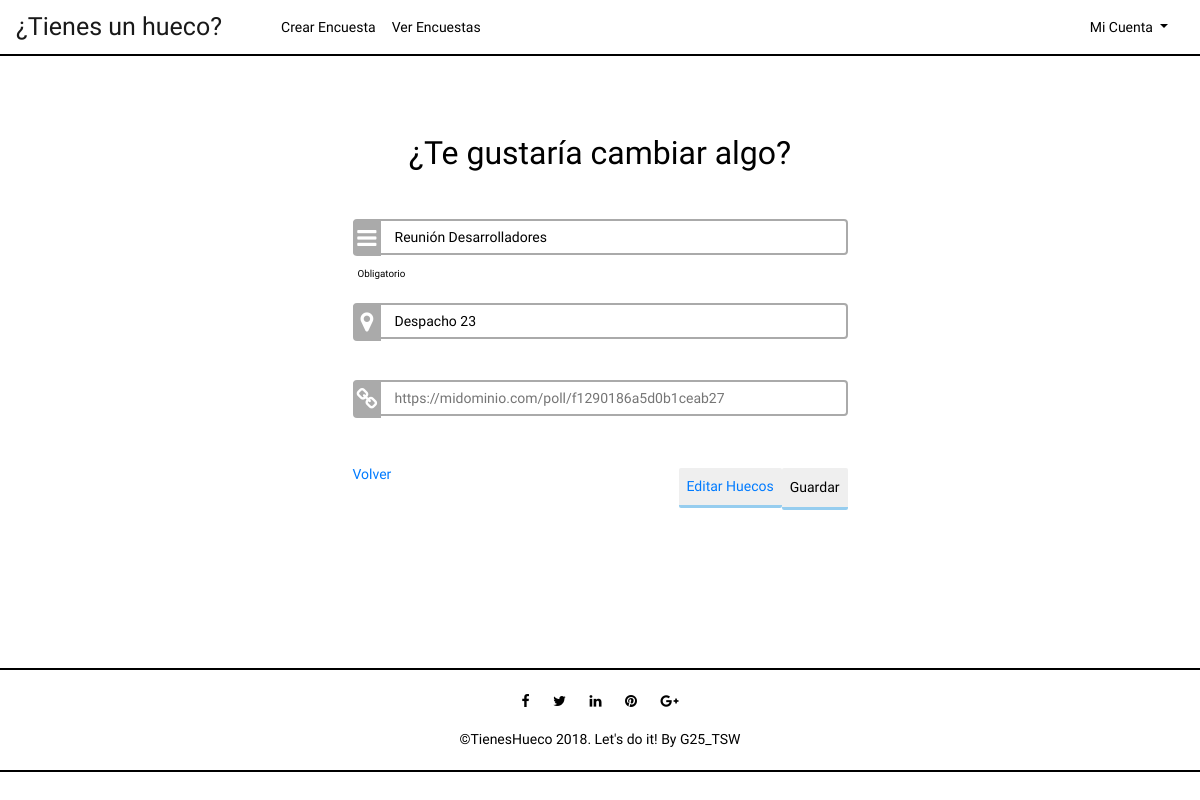
Before: /index.php?controller=polls&action=edit&poll=1 (signed in) with the older database file.
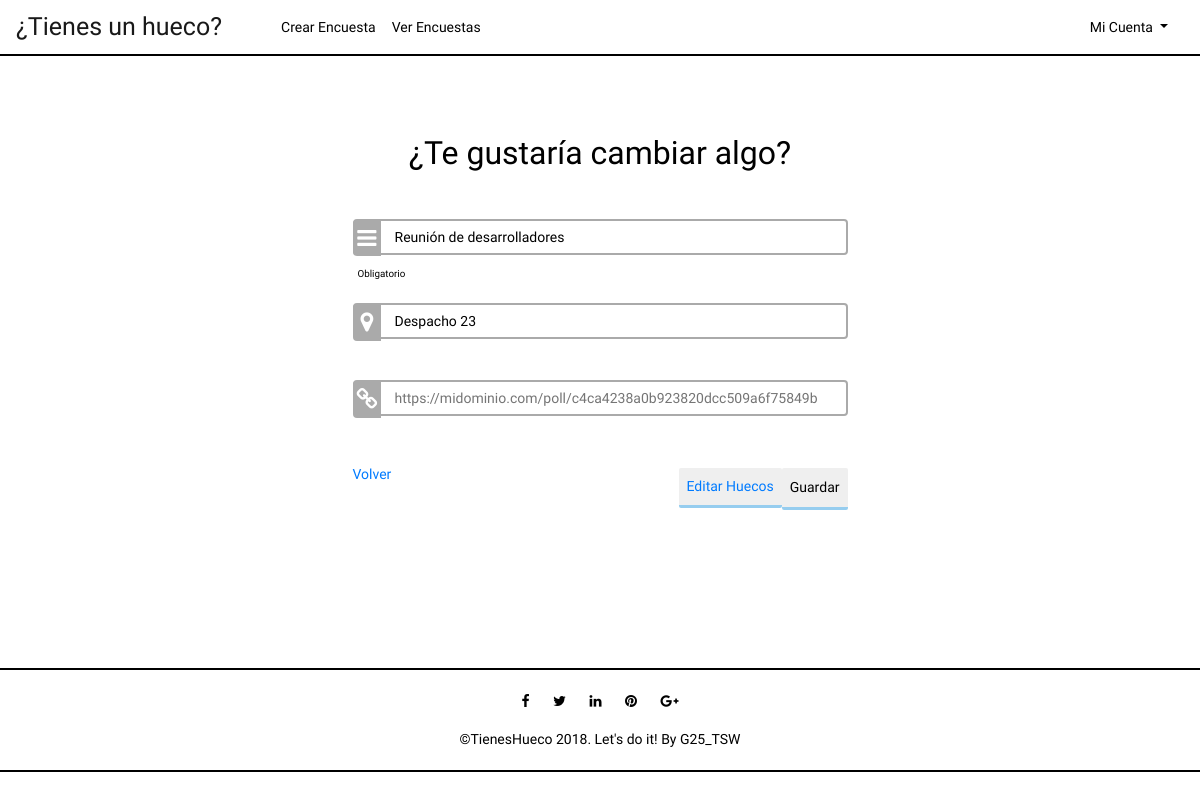
After: the same page with the newer database file.
### tables this page shows
CREATE TABLE IF NOT EXISTS POLL(
  id int AUTO_INCREMENT NOT NULL ,
  title varchar(225) NOT NULL,
  ubication varchar(225),
  author varchar(25) NOT NULL,
  link varchar(125) UNIQUE NOT NULL,
  PRIMARY KEY(id),
  FOREIGN KEY (author) REFERENCES USER (username) ON UPDATE CASCADE ON DELETE CASCADE
);

### core/ViewManager.php (called while the page is built, shortened)
<?php
class ViewManager {
	private $variables = array();
	public function setVariable($varname, $value, $flash=false) {
		$this->variables[$varname] = $value;
	}
	public function getVariable($varname, $default=NULL) {
		if (!isset($this->variables[$varname])) {
			return $default;
		}
		return $this->variables[$varname];
	}
	public function render($controller, $viewname) {
		include(__DIR__."/../view/$controller/$viewname.php");
	}
	private static $viewmanager_singleton = NULL;
	public static function getInstance() {
		if (self::$viewmanager_singleton == null) {
			self::$viewmanager_singleton = new ViewManager();
		}
		return self::$viewmanager_singleton;
	}
}

### controller/PollsController.php (called while the page is built, shortened)
<?php
require_once(__DIR__."/../model/Poll.php");
require_once(__DIR__."/../model/PollMapper.php");
require_once(__DIR__."/../core/ViewManager.php");
class PollsController extends BaseController {
	private $pollMapper;
	public function __construct() {
		$this->pollMapper = new PollMapper();
	}
	public function edit() {
		$pollid = $_REQUEST["poll"];
		$poll = $this->pollMapper->findById($pollid);
		$this->view->setVariable("poll", $poll);
		$this->view->render("polls", "edit");
	}
}

### index.php (called while the page is built, shortened)
<?php
function run() {
	try {
		$controller = loadController($_GET["controller"]);
		$actionName = $_GET["action"];
		$controller->$actionName();
	} catch(Exception $ex) {
		die("An exception occured!!!!!".$ex->getMessage());
	}
}
function loadController($controllerName) {
	return new $controllerClassName();
}
run();
?>

### model/Poll.php (called while the page is built, shortened)
<?php
class Poll {
	private $id;
	private $title;
	private $ubication;
	private $link;
	public function __construct($id=NULL, $title=NULL, $ubication=NULL, User $author=NULL, $link=NULL) {
		$this->id = $id;
		$this->title = $title;
		$this->ubication = $ubication;
		$this->link = $link;
	}
	public function getId() {
		return $this->id;
	}
	public function getTitle() {
		return $this->title;
	}
	public function getUbication() {
		return $this->ubication;
	}
	public function getLink() {
		return $this->link;
	}
}

### model/PollMapper.php (called while the page is built, shortened)
<?php
require_once(__DIR__."/../core/PDOConnection.php");
require_once(__DIR__."/../model/Poll.php");
class PollMapper {
	private $db;
	public function __construct() {
		$this->db = PDOConnection::getInstance();
	}
	public function findById($pollid){
		$stmt = $this->db->query("SELECT DISTINCT * FROM poll WHERE poll.id = '$pollid'");
		$stmt->execute(array($pollid));
		$poll = $stmt->fetch(PDO::FETCH_ASSOC);
		if($poll != null) {
			return new Poll(
			$poll["id"],
			$poll["title"],
			$poll["ubication"],
			new User($poll["author"]),
			$poll["link"]
		);
		} else {
			return NULL;
		}
	}
	 }

### core/PDOConnection.php (called while the page is built)
<?php
class PDOConnection {
	private static $dbhost = "127.0.0.1";
	private static $dbname = "tsw";
	private static $dbuser = "root";
	private static $dbpass = "";
	private static $db_singleton = null;
	public static function getInstance() {
		if (self::$db_singleton == null) {
			self::$db_singleton = new PDO(
			"mysql:host=".self::$dbhost.";dbname=".self::$dbname.";charset=utf8",
			self::$dbuser,
			self::$dbpass,
			array(
				PDO::ATTR_EMULATE_PREPARES => false,
				PDO::ATTR_ERRMODE => PDO::ERRMODE_EXCEPTION
			)
		);
	}
	return self::$db_singleton;
}
}
?>

### core/I18n.php (called while the page is built, shortened)
<?php
class I18n {
	private $messages;
	public function setLanguage($language) {
		$this->messages = $i18n_messages;
	}
	public function i18n($key) {
		if (isset($this->messages[$key])){
			return $this->messages[$key];
		}else{
			return $key;
		}
	}
	private static $i18n_singleton = null;
	public static function getInstance() {
		if (self::$i18n_singleton == NULL) {
			self::$i18n_singleton = new I18n();
		}
		return self::$i18n_singleton;
	}
}
function i18n($key) {
	return I18n::getInstance()->i18n($key);
}

### view/polls/edit.php (the view, shortened to what the changed rows need)
<?php
require_once(__DIR__."/../../core/ViewManager.php");
$view = ViewManager::getInstance();
$poll = $view->getVariable("poll");
$view->setVariable("title", "Add Poll"); ?>
<div class="container">
	<div class="row center-row">
		<div class="col-lg-6 center-block">
			<div class="col-lg-12 center-block2">
				<form method="POST" action="index.php?controller=polls&action=edit&poll=<?=$poll->getId()?>">
					<div id="requiredInput">
						<div class="inputWithIconLogin inputIconBg">
							<input type="text" name="title" placeholder="<?= i18n("What is the matter about?")?>"  value="<?=htmlentities($poll->getTitle())?>" required>
							<i class="fa fa-reorder fa-lg fa-fw" aria-hidden="true"></i>
						</div>
					</div>
					<div id="optionalInput">
						<div class="inputWithIconLogin inputIconBg">
							<input type="text" name="ubication" placeholder="<?= i18n("Where are you going to celebrate?")?>" value="<?=htmlentities($poll->getUbication())?>">
							<i class="fa fa-map-marker fa-lg fa-fw" aria-hidden="true"></i>
						</div>
					</div>
	                <div id="optionalInput">
                    	<div class="inputWithIconLogin inputIconBg">
                        	<input type="text" placeholder="<?=$poll->getLink()?>" readonly>
                        	<i class="fa fa-link fa-lg fa-fw" aria-hidden="true"></i>
                   		 </div>
					</div>
				</form>
			</div>
		</div>
	</div>
</div>

Changed rows visible on the page:
changed poll "Despacho 23": title "Reunión Desarrolladores" → "Reunión de desarrolladores"; link "https://midominio.com/poll/f1290186a5d0b1ceab27" → "https://midominio.com/poll/c4ca4238a0b923820dcc509a6f75849b"
